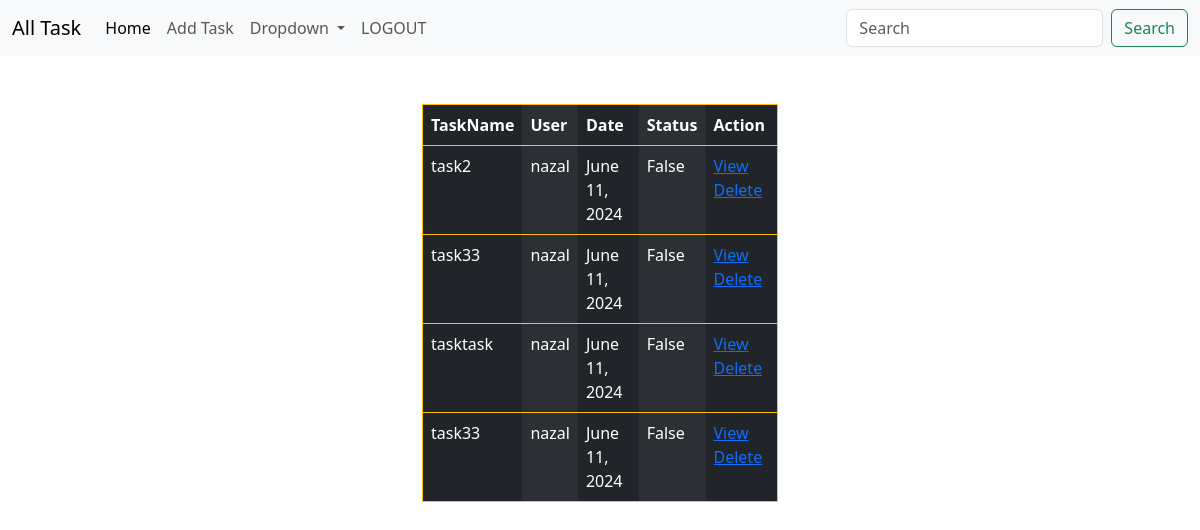
The page /tasks/all (signed in) on the database its author committed.
### task/models.py (models this page shows, shortened)
class Tasks(models.Model):
    task_name = models.CharField(max_length=200)
    created_date = models.DateField(auto_now_add=True)
    status =models.BooleanField(default=False)
    user = models.ForeignKey(User,on_delete=models.CASCADE)

### task/views.py (the view)
# urls.py: path("tasks/all",views.TaskListView.as_view(),name="task-list"),
@method_decorator(signin_requered,name="dispatch")
class TaskListView(ListView):
    model = Tasks
    template_name = 'task_list.html'
    context_object_name = "todos"
    def get_queryset(self):
        return Tasks.objects.filter(user=self.request.user)

### task/views.py (called while the page is built)
def signin_requered(fn):
    def wrapper(request,*args,**kw):
        if not request.user.is_authenticated:
            messages.error(request,"you must login")
            return redirect('signin')
        else:
            return fn(request,*args,**kw)
    return wrapper

### task/templates/task_list.html (shortened to what this page needs)
{%extends 'base.html' %}
{%block body%}
<div class="container mt-5">
    <div class="row mt-5">
        <div class="col-4"></div>
        <div class="col-4 ">
            <table class="table table-dark table-striped-columns border border-warning">
                <tr>
                    <th>TaskName</th>
                    <th>User</th>
                    <th>Date</th>
                    <th>Status</th>
                    <th>Action</th>
                </tr>
                {%for i in todos%}
                <tr>
                    <td>{{i.task_name}}</td>
                    <td>{{i.user}}</td>
                    <td>{{i.created_date}}</td>
                    <td>{{i.status}}</td>
                    <td>
                        <a href="{%url 'task-detail' i.id%}">View</a>
                        <a href="{%url 'task-delete' i.id%}">Delete</a>
                    </td>
                </tr>
                {%endfor%}
            </table>
        </div>
        <div class="col-4"></div>
    </div>
</div>
{%endblock%}

### task/templates/base.html (shortened to what this page needs)
<!DOCTYPE html>
<html lang="en">
<head>
    <link href="https://cdn.jsdelivr.net/npm/bootstrap@5.3.3/dist/css/bootstrap.min.css" rel="stylesheet">
</head>
<body>
    <nav class="navbar navbar-expand-lg bg-body-tertiary">
        <div class="container-fluid">
          <a class="navbar-brand" href="{%url 'task-list'%}">All Task</a>
          <div class="collapse navbar-collapse" id="navbarSupportedContent">
            <ul class="navbar-nav me-auto mb-2 mb-lg-0">
              <li class="nav-item">
                <a class="nav-link active" aria-current="page" href="{%url 'home'%}">Home</a>
              </li>
              <li class="nav-item">
                <a class="nav-link" href="{%url 'task_create'%}">Add Task</a>
              </li>
              <li class="nav-item dropdown">
                <a class="nav-link dropdown-toggle" href="#" role="button" data-bs-toggle="dropdown" aria-expanded="false">
                  Dropdown
                </a>
              </li>
              <li class="nav-item">
                <a class="nav-link " aria-disabled="true" href="{%url 'logout'%}">LOGOUT</a>
              </li>
            </ul>
            <form class="d-flex" role="search">
              <input class="form-control me-2" type="search" placeholder="Search" aria-label="Search">
              <button class="btn btn-outline-success" type="submit">Search</button>
            </form>
          </div>
        </div>
      </nav>
      {%block body%}
      {%endblock%}
</body>
</html>

### rows shown on the page
Tasks: task_name "task2", user "nazal", created_date "June 11, 2024", status "False"
Tasks: task_name "task33", user "nazal", created_date "June 11, 2024", status "False"
Tasks: task_name "tasktask", user "nazal", created_date "June 11, 2024", status "False"
Tasks: task_name "task33", user "nazal", created_date "June 11, 2024", status "False"
